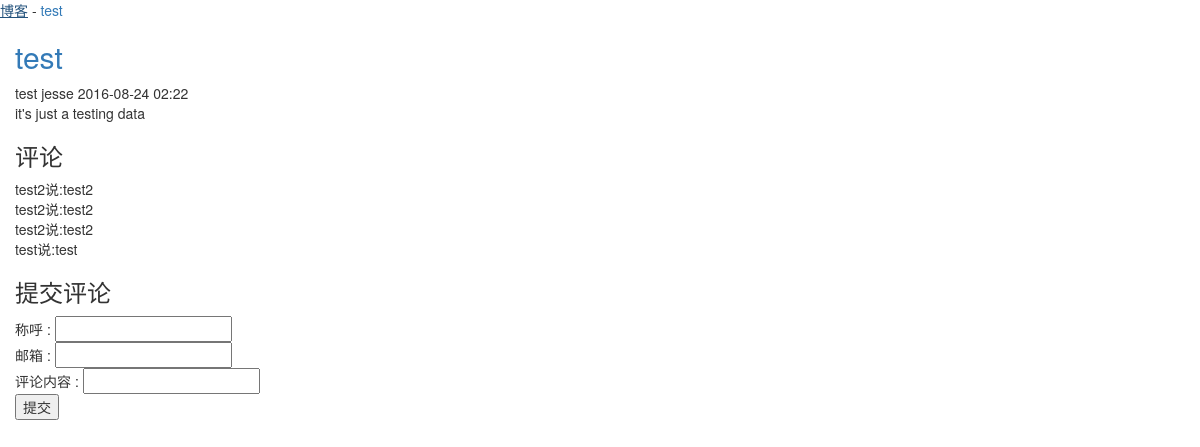
The page /blog/detail/1/ on the database its author committed.
### blog/models.py (models this page shows)
class Blog(models.Model):
    title = models.CharField('标题', max_length=32)
    author = models.CharField('作者', max_length=16)
    content = models.TextField('正文')
    created = models.DateTimeField('发布时间', auto_now_add=True)
    category = models.ForeignKey(Category, verbose_name='分类')
    tags = models.ManyToManyField(Tag, verbose_name='标签')

class Category(models.Model):
    name = models.CharField('名称', max_length=16)

class Comment(models.Model):
    blog = models.ForeignKey(Blog, verbose_name='博客')
    name = models.CharField('称呼', max_length=16)
    email = models.EmailField('邮箱')
    content = models.CharField('内容', max_length=140)
    created = models.DateTimeField('发布时间', auto_now_add=True)

### blog/views.py (the view)
# urls.py: url(r'^detail/(\d+)/$', get_detail, name='blog_get_detail'),
def get_detail(request, blog_id):
    try:
        blog = Blog.objects.get(id=blog_id)
    except Blog.DoesNotExist:
        render(Http404)
    if request.method == 'GET':
        form = CommentForm()
    else:
        form = CommentForm(request.POST)
        if form.is_valid():
            cleaned_data = form.cleaned_data
            cleaned_data['blog'] = blog
            Comment.objects.create(**cleaned_data)
    ctx = {
        'blog' : blog,
        'comments' : blog.comment_set.all().order_by('-created'),
        'form' : form
    }
    return render(request, 'blog-detail.html', ctx)

### blog/models.py
class CommentForm(forms.Form):
    name = forms.CharField(label='称呼', max_length=16, error_messages={
        'required' : '请填写你的邮箱',
        'max_length' : '称呼太长'
    })
    email = forms.EmailField(label='邮箱', error_messages={
        'required' : '请填写您的邮箱',
        'invalid' : '邮箱格式不对'
    })
    content = forms.CharField(label='评论内容', error_messages={
        'required' : '请填写您的评论内容',
        'max_length' : '评论内容太长'
    })

### templates/blog-detail.html (shortened to what this page needs)
<!DOCTYPE html>
<html lang="en">
<head>
    <link rel="stylesheet" href="/static/lib/css/bootstrap.css" />
</head>
<body>
    <div class="container-fluid">
        <div class="header row">
            <span><a href="{% url 'blog_get_blogs' %}">博客</a> - <a href="{% url 'blog_get_detail' blog.id %}">{{ blog.title }}</a></span>
        </div>
        <div class="content">
            <div class="blog">
                <div class="title">
                    <a href="javascript:void(0)"><h2>{{ blog.title }}</h2></a>
                </div>
                <div class="info">
                    <span class="category">{{ blog.category.name }}</span>
                    <span class="author">{{ blog.author }}</span>
                    <span class="created">{{ blog.created|date:'Y-m-d H:i' }}</span>
                </div>
                <div class="summary">
                    {{ blog.content }}
                </div>
            </div>
            <div class="comment">
                <div class="comments-display">
                    <h3>评论</h3>
                    {% for comment in comments %}
                        <div class="comment-field">
                        {{ comment.name }}说:{{ comment.content }}
                        </div>
                    {% endfor %}
                </div>
                <div class="comment-post">
                    <h3>提交评论</h3>
                    <form action="{% url 'blog_get_detail' blog.id %}" method="post">
                        {% for field in form %}
                            <div class="input-field">
                                {{ field.label }} : {{ field }}
                            </div>
                        {% endfor %}
                        <button type="submit">提交</button>
                    </form>
                </div>
            </div>
        </div>
    </div>
</body>
</html>

### rows shown on the page
Blog: title "test", category.name "test", author "jesse", created "2016-08-24 02:22", content "it's just a testing data"
Comment: name "test2", content "test2"
Comment: name "test2", content "test2"
Comment: name "test2", content "test2"
Comment: name "test", content "test"

### other values the page prints
{{ field.label }} "称呼" "邮箱" "评论内容"
